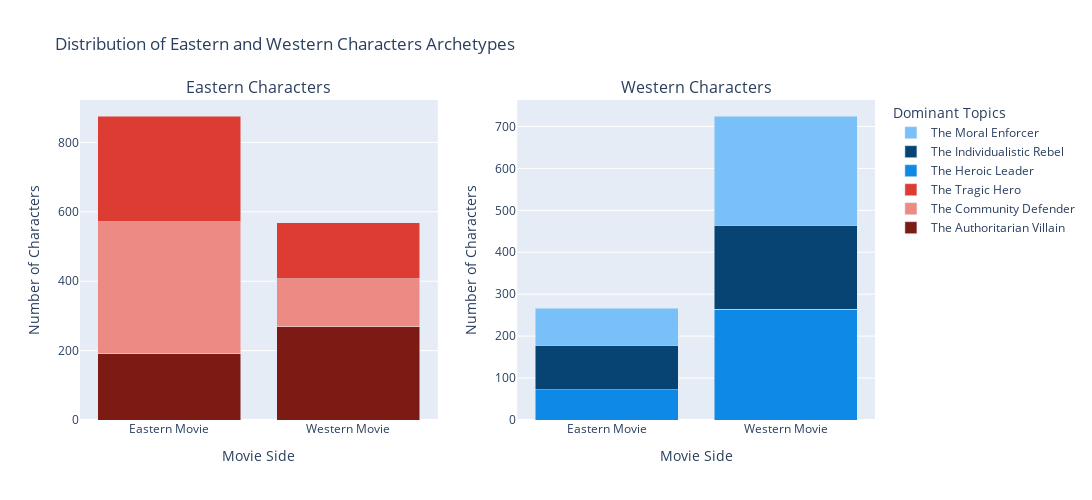

The code cell stored with this chart in its notebook:
### Code cell
# Define color palettes for Eastern and Western characters
eastern_colors = {
    'The Community Defender': '#EB8B84',  # Light red
    'The Tragic Hero': '#DD3C32',    # Medium red
    'The Authoritarian Villain': '#7B1B14'  # Dark red
}

western_colors = {
    'The Moral Enforcer': '#78C0F7',  # Light blue
    'The Heroic Leader': '#0F89E6', # Medium blue
    'The Individualistic Rebel': '#074473'   # Dark blue
}

plot_eastern_western_archetypes_distrib(archetypes_eastern, archetypes_western, eastern_colors, western_colors)

### Figure 1 — Plotly figure (JSON) as saved in the notebook; plotly's stock layout.template omitted (floating-point values rounded to 4 significant figures)
{"data": [{"customdata": ["The Authoritarian Villain", "The Authoritarian Villain"], "hovertemplate": "Archetype: <b>%{customdata}</b><br>Representatives count: <b>%{y}</b><extra></extra>", "marker": {"color": "#7B1B14"}, "name": "The Authoritarian Villain", "type": "bar", "x": ["Eastern Movie", "Western Movie"], "xaxis": "x", "y": [191, 269], "yaxis": "y"}, {"customdata": ["The Community Defender", "The Community Defender"], "hovertemplate": "Archetype: <b>%{customdata}</b><br>Representatives count: <b>%{y}</b><extra></extra>", "marker": {"color": "#EB8B84"}, "name": "The Community Defender", "type": "bar", "x": ["Eastern Movie", "Western Movie"], "xaxis": "x", "y": [381, 138], "yaxis": "y"}, {"customdata": ["The Tragic Hero", "The Tragic Hero"], "hovertemplate": "Archetype: <b>%{customdata}</b><br>Representatives count: <b>%{y}</b><extra></extra>", "marker": {"color": "#DD3C32"}, "name": "The Tragic Hero", "type": "bar", "x": ["Eastern Movie", "Western Movie"], "xaxis": "x", "y": [304, 162], "yaxis": "y"}, {"customdata": ["The Heroic Leader", "The Heroic Leader"], "hovertemplate": "Archetype: <b>%{customdata}</b><br>Representatives count: <b>%{y}</b><extra></extra>", "marker": {"color": "#0F89E6"}, "name": "The Heroic Leader", "type": "bar", "x": ["Eastern Movie", "Western Movie"], "xaxis": "x2", "y": [72, 264], "yaxis": "y2"}, {"customdata": ["The Individualistic Rebel", "The Individualistic Rebel"], "hovertemplate": "Archetype: <b>%{customdata}</b><br>Representatives count: <b>%{y}</b><extra></extra>", "marker": {"color": "#074473"}, "name": "The Individualistic Rebel", "type": "bar", "x": ["Eastern Movie", "Western Movie"], "xaxis": "x2", "y": [106, 200], "yaxis": "y2"}, {"customdata": ["The Moral Enforcer", "The Moral Enforcer"], "hovertemplate": "Archetype: <b>%{customdata}</b><br>Representatives count: <b>%{y}</b><extra></extra>", "marker": {"color": "#78C0F7"}, "name": "The Moral Enforcer", "type": "bar", "x": ["Eastern Movie", "Western Movie"], "xaxis": "x2", "y": [89, 261], "yaxis": "y2"}], "layout": {"annotations": [{"font": {"size": 16}, "showarrow": false, "text": "Eastern Characters", "x": 0.225, "xanchor": "center", "xref": "paper", "y": 1, "yanchor": "bottom", "yref": "paper"}, {"font": {"size": 16}, "showarrow": false, "text": "Western Characters", "x": 0.775, "xanchor": "center", "xref": "paper", "y": 1, "yanchor": "bottom", "yref": "paper"}], "barmode": "stack", "height": 500, "legend": {"title": {"text": "Dominant Topics"}}, "title": {"text": "Distribution of Eastern and Western Characters Archetypes"}, "width": 1200, "xaxis": {"anchor": "y", "domain": [0, 0.45], "title": {"text": "Movie Side"}}, "xaxis2": {"anchor": "y2", "domain": [0.55, 1], "title": {"text": "Movie Side"}}, "yaxis": {"anchor": "x", "domain": [0, 1], "title": {"text": "Number of Characters"}}, "yaxis2": {"anchor": "x2", "domain": [0, 1], "title": {"text": "Number of Characters"}}}}
